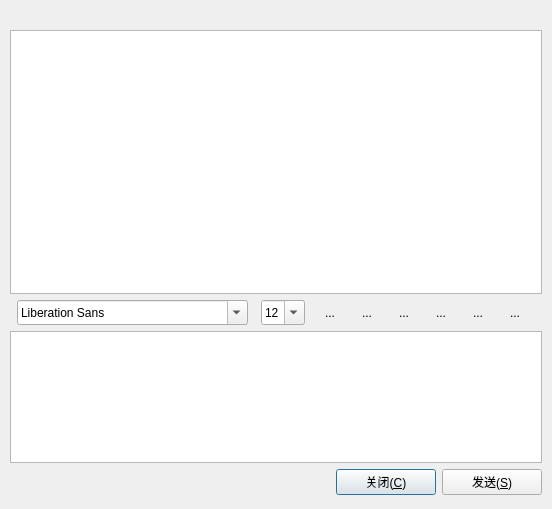
<?xml version="1.0" encoding="UTF-8"?>
<ui version="4.0">
 <class>chat</class>
 <widget class="QDialog" name="chat">
  <property name="geometry">
   <rect>
    <x>0</x>
    <y>0</y>
    <width>552</width>
    <height>509</height>
   </rect>
  </property>
  <property name="windowTitle">
   <string>Dialog</string>
  </property>
  <widget class="QWidget" name="layoutWidget">
   <property name="geometry">
    <rect>
     <x>10</x>
     <y>10</y>
     <width>532</width>
     <height>485</height>
    </rect>
   </property>
   <layout class="QGridLayout" name="gridLayout">
    <item row="0" column="0">
     <layout class="QHBoxLayout" name="horizontalLayout_3">
      <item>
       <widget class="QLabel" name="label">
        <property name="text">
         <string/>
        </property>
       </widget>
      </item>
     </layout>
    </item>
    <item row="1" column="0">
     <widget class="QTextBrowser" name="textBrowser">
      <property name="sizePolicy">
       <sizepolicy hsizetype="Expanding" vsizetype="Expanding">
        <horstretch>0</horstretch>
        <verstretch>2</verstretch>
       </sizepolicy>
      </property>
      <property name="frameShadow">
       <enum>QFrame::Sunken</enum>
      </property>
      <property name="openExternalLinks">
       <bool>false</bool>
      </property>
     </widget>
    </item>
    <item row="2" column="0">
     <layout class="QHBoxLayout" name="horizontalLayout">
      <item>
       <widget class="QFontComboBox" name="fontComboBox">
        <property name="sizePolicy">
         <sizepolicy hsizetype="Fixed" vsizetype="Fixed">
          <horstretch>0</horstretch>
          <verstretch>0</verstretch>
         </sizepolicy>
        </property>
        <property name="minimumSize">
         <size>
          <width>1</width>
          <height>25</height>
         </size>
        </property>
       </widget>
      </item>
      <item>
       <widget class="QComboBox" name="fontsizecomboBox">
        <property name="sizePolicy">
         <sizepolicy hsizetype="Fixed" vsizetype="Maximum">
          <horstretch>0</horstretch>
          <verstretch>0</verstretch>
         </sizepolicy>
        </property>
        <property name="minimumSize">
         <size>
          <width>0</width>
          <height>25</height>
         </size>
        </property>
        <property name="editable">
         <bool>true</bool>
        </property>
        <property name="currentIndex">
         <number>3</number>
        </property>
        <item>
         <property name="text">
          <string>9</string>
         </property>
        </item>
        <item>
         <property name="text">
          <string>10</string>
         </property>
        </item>
        <item>
         <property name="text">
          <string>11</string>
         </property>
        </item>
        <item>
         <property name="text">
          <string>12</string>
         </property>
        </item>
        <item>
         <property name="text">
          <string>13</string>
         </property>
        </item>
        <item>
         <property name="text">
          <string>14</string>
         </property>
        </item>
        <item>
         <property name="text">
          <string>15</string>
         </property>
        </item>
        <item>
         <property name="text">
          <string>16</string>
         </property>
        </item>
        <item>
         <property name="text">
          <string>17</string>
         </property>
        </item>
        <item>
         <property name="text">
          <string>18</string>
         </property>
        </item>
        <item>
         <property name="text">
          <string>19</string>
         </property>
        </item>
        <item>
         <property name="text">
          <string>20</string>
         </property>
        </item>
        <item>
         <property name="text">
          <string>21</string>
         </property>
        </item>
        <item>
         <property name="text">
          <string>22</string>
         </property>
        </item>
       </widget>
      </item>
      <item>
       <widget class="QToolButton" name="textbold">
        <property name="toolTip">
         <string>加粗</string>
        </property>
        <property name="autoFillBackground">
         <bool>false</bool>
        </property>
        <property name="text">
         <string>...</string>
        </property>
        <property name="icon">
         <iconset resource="../Resources/resource.qrc">
          <normaloff>:/textbold.png</normaloff>:/textbold.png</iconset>
        </property>
        <property name="iconSize">
         <size>
          <width>24</width>
          <height>24</height>
         </size>
        </property>
        <property name="checkable">
         <bool>true</bool>
        </property>
        <property name="autoRaise">
         <bool>true</bool>
        </property>
       </widget>
      </item>
      <item>
       <widget class="QToolButton" name="textitalic">
        <property name="toolTip">
         <string>倾斜</string>
        </property>
        <property name="autoFillBackground">
         <bool>false</bool>
        </property>
        <property name="text">
         <string>...</string>
        </property>
        <property name="icon">
         <iconset resource="../Resources/resource.qrc">
          <normaloff>:/textitalic.png</normaloff>:/textitalic.png</iconset>
        </property>
        <property name="iconSize">
         <size>
          <width>24</width>
          <height>24</height>
         </size>
        </property>
        <property name="checkable">
         <bool>true</bool>
        </property>
        <property name="autoRaise">
         <bool>true</bool>
        </property>
       </widget>
      </item>
      <item>
       <widget class="QToolButton" name="textUnderline">
        <property name="toolTip">
         <string>下划线</string>
        </property>
        <property name="autoFillBackground">
         <bool>false</bool>
        </property>
        <property name="text">
         <string>...</string>
        </property>
        <property name="icon">
         <iconset resource="../Resources/resource.qrc">
          <normaloff>:/textunder.png</normaloff>:/textunder.png</iconset>
        </property>
        <property name="iconSize">
         <size>
          <width>24</width>
          <height>24</height>
         </size>
        </property>
        <property name="checkable">
         <bool>true</bool>
        </property>
        <property name="autoRaise">
         <bool>true</bool>
        </property>
       </widget>
      </item>
      <item>
       <widget class="QToolButton" name="textcolor">
        <property name="toolTip">
         <string>字体颜色</string>
        </property>
        <property name="autoFillBackground">
         <bool>false</bool>
        </property>
        <property name="text">
         <string>...</string>
        </property>
        <property name="icon">
         <iconset resource="../Resources/resource.qrc">
          <normaloff>:/textcolor.png</normaloff>:/textcolor.png</iconset>
        </property>
        <property name="iconSize">
         <size>
          <width>24</width>
          <height>24</height>
         </size>
        </property>
        <property name="checkable">
         <bool>false</bool>
        </property>
        <property name="autoRaise">
         <bool>true</bool>
        </property>
       </widget>
      </item>
      <item>
       <widget class="QToolButton" name="save">
        <property name="toolTip">
         <string>保存聊天记录</string>
        </property>
        <property name="autoFillBackground">
         <bool>false</bool>
        </property>
        <property name="text">
         <string>...</string>
        </property>
        <property name="icon">
         <iconset resource="../Resources/resource.qrc">
          <normaloff>:/Floppy.png</normaloff>:/Floppy.png</iconset>
        </property>
        <property name="iconSize">
         <size>
          <width>24</width>
          <height>24</height>
         </size>
        </property>
        <property name="checkable">
         <bool>false</bool>
        </property>
        <property name="autoRaise">
         <bool>true</bool>
        </property>
       </widget>
      </item>
      <item>
       <widget class="QToolButton" name="clear">
        <property name="toolTip">
         <string>清空聊天记录</string>
        </property>
        <property name="autoFillBackground">
         <bool>false</bool>
        </property>
        <property name="text">
         <string>...</string>
        </property>
        <property name="icon">
         <iconset resource="../Resources/resource.qrc">
          <normaloff>:/Bin (empty).png</normaloff>:/Bin (empty).png</iconset>
        </property>
        <property name="iconSize">
         <size>
          <width>24</width>
          <height>24</height>
         </size>
        </property>
        <property name="checkable">
         <bool>false</bool>
        </property>
        <property name="autoRaise">
         <bool>true</bool>
        </property>
       </widget>
      </item>
     </layout>
    </item>
    <item row="3" column="0">
     <widget class="QTextEdit" name="textEdit">
      <property name="sizePolicy">
       <sizepolicy hsizetype="Expanding" vsizetype="Maximum">
        <horstretch>0</horstretch>
        <verstretch>1</verstretch>
       </sizepolicy>
      </property>
      <property name="font">
       <font>
        <family>宋体</family>
        <pointsize>12</pointsize>
       </font>
      </property>
      <property name="html">
       <string>&lt;!DOCTYPE HTML PUBLIC &quot;-//W3C//DTD HTML 4.0//EN&quot; &quot;http://www.w3.org/TR/REC-html40/strict.dtd&quot;&gt;
&lt;html&gt;&lt;head&gt;&lt;meta name=&quot;qrichtext&quot; content=&quot;1&quot; /&gt;&lt;style type=&quot;text/css&quot;&gt;
p, li { white-space: pre-wrap; }
&lt;/style&gt;&lt;/head&gt;&lt;body style=&quot; font-family:'宋体'; font-size:12pt; font-weight:400; font-style:normal;&quot;&gt;
&lt;p style=&quot;-qt-paragraph-type:empty; margin-top:0px; margin-bottom:0px; margin-left:0px; margin-right:0px; -qt-block-indent:0; text-indent:0px;&quot;&gt;&lt;br /&gt;&lt;/p&gt;&lt;/body&gt;&lt;/html&gt;</string>
      </property>
     </widget>
    </item>
    <item row="4" column="0">
     <layout class="QHBoxLayout" name="horizontalLayout_2">
      <item>
       <spacer name="horizontalSpacer">
        <property name="orientation">
         <enum>Qt::Horizontal</enum>
        </property>
        <property name="sizeHint" stdset="0">
         <size>
          <width>40</width>
          <height>20</height>
         </size>
        </property>
       </spacer>
      </item>
      <item>
       <widget class="QPushButton" name="close">
        <property name="minimumSize">
         <size>
          <width>100</width>
          <height>25</height>
         </size>
        </property>
        <property name="text">
         <string>关闭(&amp;C)</string>
        </property>
       </widget>
      </item>
      <item>
       <widget class="QPushButton" name="send">
        <property name="minimumSize">
         <size>
          <width>100</width>
          <height>25</height>
         </size>
        </property>
        <property name="text">
         <string>发送(&amp;S)</string>
        </property>
       </widget>
      </item>
     </layout>
    </item>
   </layout>
  </widget>
 </widget>
 <resources>
  <include location="../Resources/resource.qrc"/>
 </resources>
 <connections/>
</ui>
